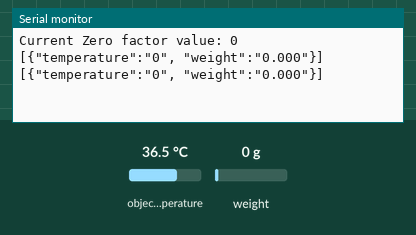
Recording of a sketch running on a simulated Arduino Uno, built with avr-gcc and run on an emulated ATmega328P. On the bench: the last lines printed to the serial monitor. Inputs (shaded band) come from the test bench; at power-on: weight on the scale 0 g, object temperature 36.5 °C.

Above: at 3.2 s.
3.3 s: weight on the scale set to 100 g
At 3.8 s:
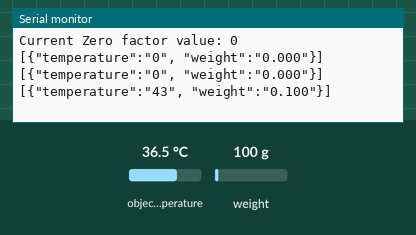
4.8 s: object temperature set to 20 °C
At 5.6 s:
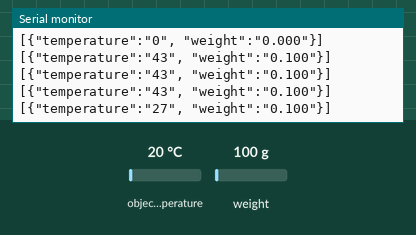
6.3 s: object temperature set to 26 °C
At 6.7 s:
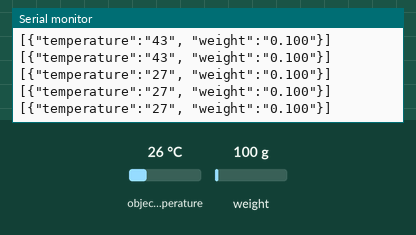
7.8 s: weight on the scale set to 1250 g
At 8.6 s:
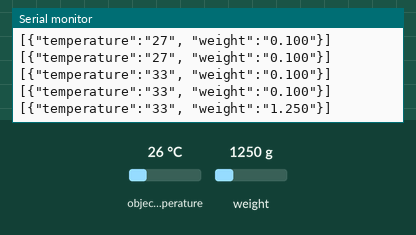
Timing chart, 0 to 10.3 s (numbered marks = the images above; inputs shaded):
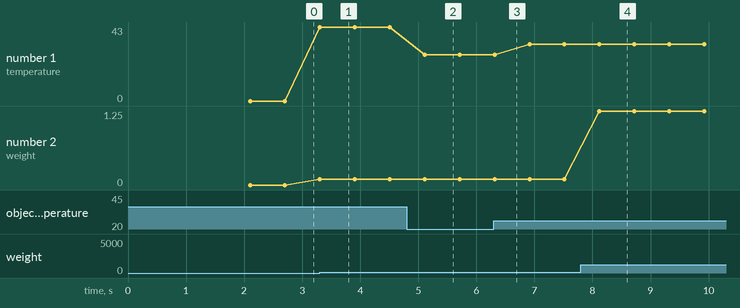

Measured:
- after the input at 3.3 s, the serial monitor: prints a new line at once (image 1)
- after the input at 4.8 s, the serial monitor: prints a new line after 0.31 s (image 2)
- after the input at 7.8 s, the serial monitor: prints a new line after 0.32 s (image 4)
- plotted number 1: 0 → 43 after the input at 3.3 s, 43 → 27 after the input at 4.8 s, 27 → 33 after the input at 6.3 s
- plotted number 2: 0 → 0.1 after the input at 3.3 s, 0.1 → 1.25 after the input at 7.8 s

The sketch:

IoT_coffeemaker_SensorDrivers.ino
```cpp
#include <Wire.h>
#include <Adafruit_MLX90614.h>
#include "HX711.h"

Adafruit_MLX90614 mlx = Adafruit_MLX90614();                //Infrared Sensor

#define Clock 2
#define Data 3

HX711 scale;                              //Making an obbject of HX711 (Load cell)

float calibration_factor = -973000;
float weight;

const char* ssid = "SOURCE";
const char* password = "Pelle!23";

int temperature;

void setup()
{

  Serial.begin(9600);
  Wire.setClock(100000);

  scale.begin(Data, Clock);
  scale.set_scale();
  scale.tare();

  long zero_factor = scale.read_average();

  Serial.print("Current Zero factor value: ");
  Serial.println(zero_factor);


  pinMode(A5, INPUT_PULLUP);
  pinMode(A4, INPUT_PULLUP);

  mlx.begin();  //Starting the infrared sensor

  scale.set_scale(calibration_factor);        // Calibration factor for load cell
}                                                                                 //  END OF setup


void read_values()
{
 temperature = mlx.readObjectTempC() + 7; //Declaring heatsensor to temperature variable
 weight = scale.get_units();          //Getting load cell data
 if (weight <= 0.05) {                   // Frontend won't read negative numbers
  weight = 0;
  temperature = 0;
  }
 scale.set_scale(calibration_factor); // Adding the calibration factor to scale
  char kg[5];
 dtostrf(weight, 4, 3, kg);   //Formatting load cell output to 3 decimal weight in kg
  char resp[80];
    int n = sprintf(resp, "[{\"temperature\":\"%d\", \"weight\":\"%s\"}]", temperature, kg);
    Serial.println(resp);

}


void loop()
{

  // Enter 't' in serial monitor to tare
char temp = Serial.read();
  if(temp == 't')
    scale.tare();


  read_values(); //To call void read_values()
  delay(500);
}
```
